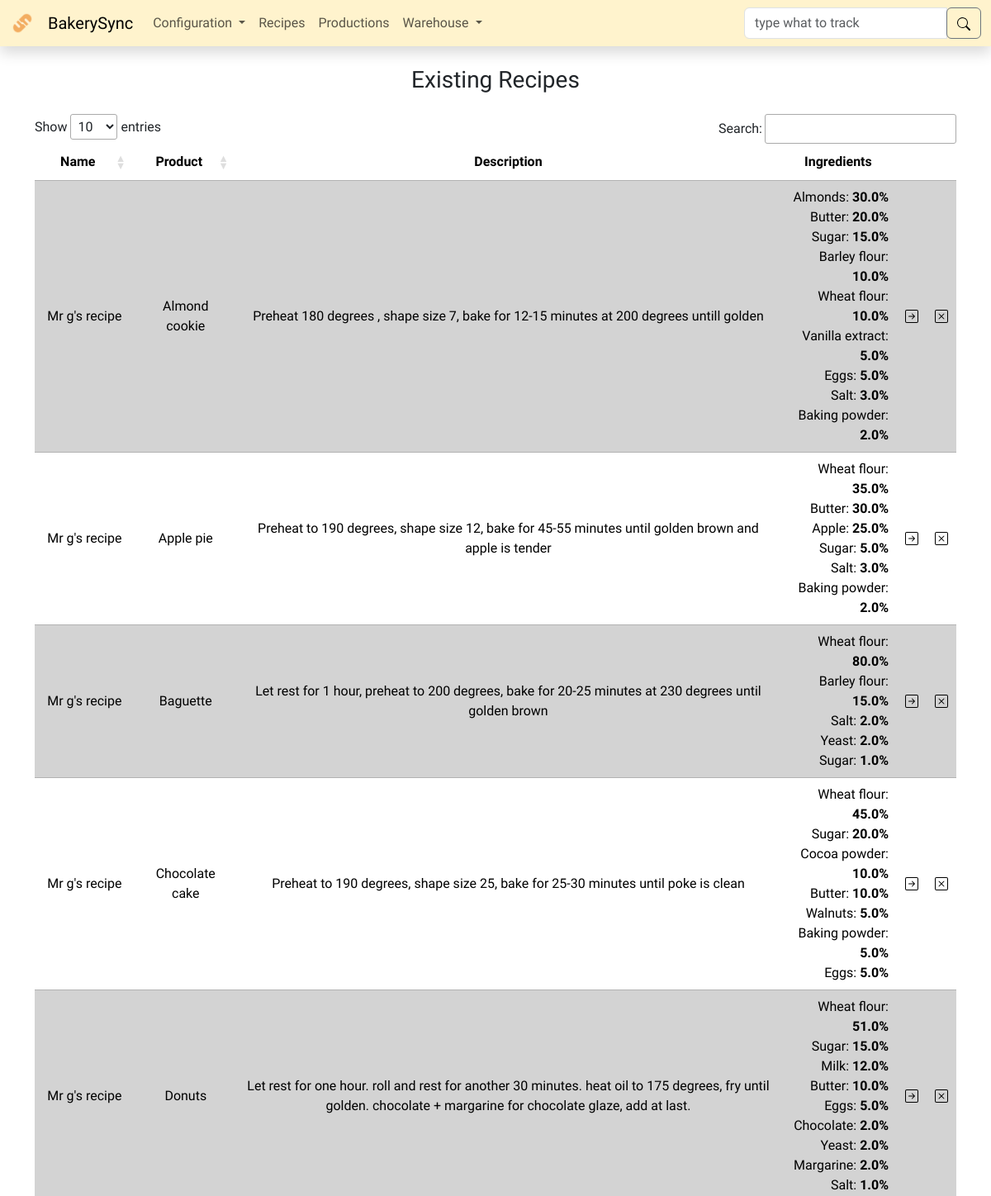
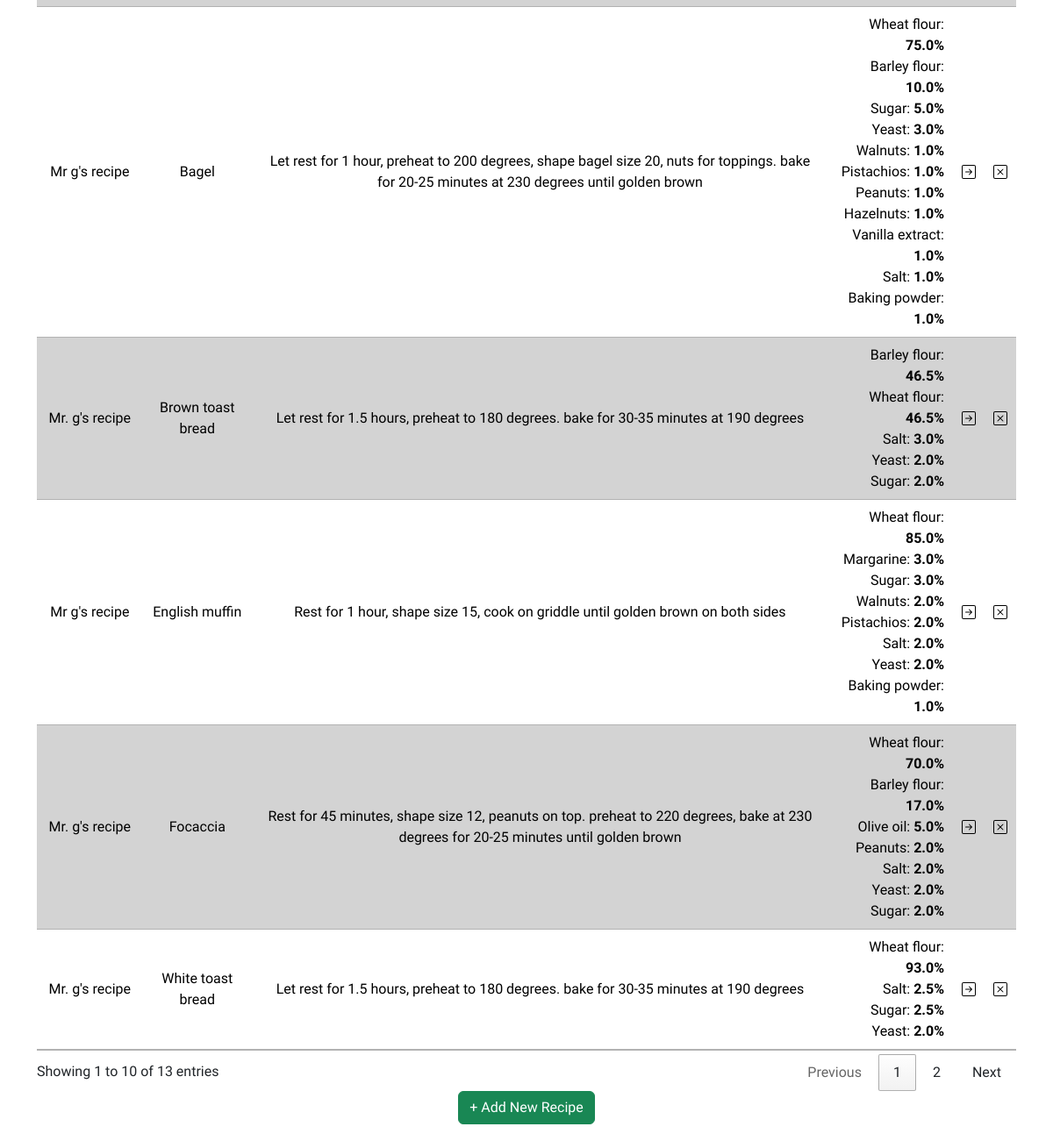
The app's page /recipes/ with its own data (2 pictures, top to bottom).
### models.py (models this page shows, shortened)
class BaseModel(db.Model):
    __abstract__ = True
    id = db.Column(db.Integer, primary_key=True)

class Recipe(BaseModel):
    name = db.Column(db.String(255), nullable=False)
    description = db.Column(db.String(255))
    product = db.Column(db.Integer, db.ForeignKey(
        ProductType.id), nullable=False)
    ingredients = db.relationship(
        'IngredientType',
        secondary=recipe_ingredient_association,
        back_populates='recipes'
    )
    productions = db.relationship('Production', backref='recipe')
    def getp(self, ingredient_type_id):
        association = db.session.query(recipe_ingredient_association).filter(
            recipe_ingredient_association.c.recipe_id == self.id,
            recipe_ingredient_association.c.ingredient_type == ingredient_type_id
        ).first()
        if association:
            return round(association.quantity_percent, 2)
        return 0

class ProductType(BaseModel):
    name = db.Column(db.String(255), unique=True, nullable=False)
    productions = db.relationship('Production', backref='type')
    recipes = db.relationship('Recipe', backref='type')

class IngredientType(BaseModel):
    name = db.Column(db.String(255), unique=True, nullable=False)
    arrivals = db.relationship('IngredientArrival', backref='type')
    recipes = db.relationship(
        'Recipe', secondary=recipe_ingredient_association, back_populates='ingredients')

### routes/recipes.py (the view)
@recipes_bp.route('/', methods=['GET', 'POST'])
def recipes():
    if request.method == 'POST':
        try:
            recipe_name = request.form['recipe_name'].capitalize()
            description = request.form['description']
            ptype = request.form['product']
            itypes = IngredientType.query.all()
            itype_percents = {}
            for itype in itypes:
                try:
                    itype_percent = float(request.form.get(itype.name, 0.0))
                except ValueError:
                    itype_percent = 0.0
                itype_percents[itype.name] = itype_percent
        except Exception as e:
            flash(f'Invalid data input! - Error: {str(e)}', 'warning')
            return redirect(url_for('recipes.recipes'))
        if recipe_name and ptype:
            try:
                product = ProductType.query.get(ptype)
            except:
                flash('Invalid product input!', 'warning')
                return redirect(url_for('recipes.recipes'))
        else:
            flash('Invalid data input!', 'warning')
            return redirect(url_for('recipes.recipes'))
        if sum(itype_percents.values()) != 100:
            flash(
                f'Invalid data input, percentages sum shouldbe 100 not {sum(itype_percents.values())}', 'warning')
            return redirect(url_for('recipes.recipes'))
        new_recipe = Recipe(
            name=recipe_name,
            description=description,
            product=ptype,
        )
        duplicate_recipe = Recipe.query.filter_by(
            name=recipe_name, product=ptype).first()
        if duplicate_recipe:
            flash(
                f'Can not add another recipe with the same name {recipe_name} for product {ptype}. Recipe names must all be unique for each production.', 'warning')
            return redirect(url_for('recipes.recipes'))
        try:
            db.session.add(new_recipe)
            db.session.commit()
        except Exception as e:
            if 'UNIQUE constraint failed' in str(e):
                flash(
                    f'Can not add another recipe with the same name {recipe_name}. Recipe name must be unique.', 'warning')
            else:
                flash(f'Error: {str(e)}', 'warning')
            db.session.rollback()  # Rollback any changes to the database
            return redirect(url_for('recipes.recipes'))
        try:
            insertions = []
            for itype in itypes:
                ing_percent = float(itype_percents[itype.name])
                if ing_percent != 0.0:
                    insertions.append(recipe_ingredient_association.insert().values(
                        recipe_id=new_recipe.id, ingredient_type=itype.id, quantity_percent=ing_percent))
            for insertion in insertions:
                db.session.execute(insertion)
            db.session.commit()
            flash('New recipe added successfully', 'success')
            return redirect(url_for('recipes.recipes'))
        except Exception as e:
            flash(f'Error: {str(e)}', 'warning')
            db.session.rollback()
            db.session.delete(new_recipe)
            db.session.commit()
            return redirect(url_for('recipes.recipes'))
    else:
        recipes = Recipe.query.all()
        ptypes = ProductType.query.all()
        itypes = IngredientType.query.all()
        ingredients = db.session.query(recipe_ingredient_association).all()
        context = {
            'recipes': recipes,
            'ptypes': ptypes,
            'itypes': itypes,
            'ingredients': ingredients}
    return render_template('recipes.html', **context)

### app.py (called while the page is built)
@app.after_request
def after_request(response):
    response.headers["Cache-Control"] = "no-cache, no-store, must-revalidate"
    response.headers["Expires"] = 0
    response.headers["Pragma"] = "no-cache"
    return response

@app.template_filter('escape_html')
def escape_html_filter(s):
    result = ""
    for c in s:
        if c in ["'", '"']:
            result += "\\" + c
        else:
            result += c
    return result

@app.template_filter('sortgetp')
def sortgetp(ingredients, recipe):
    return sorted(ingredients, key=lambda x: recipe.getp(x.id))

### templates/recipes.html (shortened to what this page needs)
{% extends "layout.html" %}
{%block main %}
<div class="container mx-auto text-center">
  <h3 class="my-4">Existing Recipes</h3>
  <table id="recipe_table" class="table table-striped w-auto mx-auto">
    <thead>
      <tr>
        <th>Name</th>
        <th>Product</th>
        <th>Description</th>
        <th>Ingredients</th>
        <th></th>
        <th></th>
      </tr>
    </thead>
    <tbody>
      {% for recipe in recipes %}
      <tr>
        <td>{{ recipe.name }}</td>
        <td>{{ recipe.type.name }}</td>
        <td>{{ recipe.description }}</td>
        <td class="text-end">
          {% set sorted_ingredients = recipe.ingredients|list|sortgetp(recipe)|reverse %} {% for
          ingredient in sorted_ingredients %} {{ ingredient.name }}:
          <strong>{{ recipe.getp(ingredient.id) }}%</strong><br />
          {% endfor %}
        </td>
        <td>
          <form action="{{ url_for('recipes.track') }}" method="post">
            <input
              type="image"
              src="/static/icons/arrow-right-square.svg"
              alt="track"
              name="recipe_track"
              title="Track {{ recipe.name }}"
            />
          </form>
        </td>
        <td>
          <form
            id="del-{{recipe.id}}"
            action="{{ url_for('recipes.delete_recipe') }}"
            method="post"
          >
            <img
              src="/static/icons/x-square.svg"
              alt="delete"
              name="recipe_delete"
              type="submit"
              title="Delete {{ recipe.name }}"
              onclick="return confirmDelete('del-{{recipe.id}}', '{{ recipe.name|escape_html }} recipe for {{ recipe.type.name|escape_html }}');"
            />
          </form>
        </td>
      </tr>
      {% endfor %}
    </tbody>
  </table>
  <button
    class="btn btn-success"
    type="button"
    data-bs-toggle="offcanvas"
    data-bs-target="#AddCanvas"
    aria-controls="AddCanvas"
  >
    + Add New Recipe
  </button>
</div>
{% endblock %}

### static/styles.css (style rules this page uses)
body { font-family: "Dosis", sans-serif; }
table input { border: none; background: transparent; padding: 0; vertical-align: middle; }
td form, td strong { display: inline; }
table.dataTable thead th, table.dataTable thead td, table.dataTable tfoot th, table.dataTable tfoot td { text-align: center; }
.table { --bs-table-striped-bg: lightgray; }
td { vertical-align: middle; }

### records on screen
Recipe: name "Mr g's recipe", type.name "Almond cookie", description "Preheat 180 degrees , shape size 7, bake for 12-15 minutes at 200 degrees untill golden"
IngredientType: name "Almonds", getp "30.0"
IngredientType: name "Butter", getp "20.0", getp "30.0", getp "10.0"
IngredientType: name "Sugar", getp "15.0", getp "5.0", getp "1.0", getp "20.0", getp "2.0", getp "3.0", getp "2.5"
IngredientType: name "Barley flour", getp "10.0", getp "15.0", getp "46.5", getp "17.0"
IngredientType: name "Wheat flour", getp "10.0", getp "35.0", getp "80.0", getp "45.0", getp "51.0", getp "75.0", getp "46.5", getp "85.0", getp "70.0", getp "93.0"
IngredientType: name "Vanilla extract", getp "5.0", getp "1.0"
IngredientType: name "Eggs", getp "5.0"
IngredientType: name "Salt", getp "3.0", getp "2.0", getp "1.0", getp "2.5"
IngredientType: name "Baking powder", getp "2.0", getp "5.0", getp "1.0"
Recipe: name "Mr g's recipe", type.name "Apple pie", description "Preheat to 190 degrees, shape size 12, bake for 45-55 minutes until golden brown and apple is tender", getp "2.0"
IngredientType: name "Apple", getp "25.0"
Recipe: name "Mr g's recipe", type.name "Baguette", description "Let rest for 1 hour, preheat to 200 degrees, bake for 20-25 minutes at 230 degrees until golden brown"
IngredientType: name "Yeast", getp "2.0", getp "3.0"
Recipe: name "Mr g's recipe", type.name "Chocolate cake", description "Preheat to 190 degrees, shape size 25, bake for 25-30 minutes until poke is clean"
IngredientType: name "Cocoa powder", getp "10.0"
IngredientType: name "Walnuts", getp "5.0", getp "1.0", getp "2.0"
Recipe: name "Mr g's recipe", type.name "Donuts", description "Let rest for one hour. roll and rest for another 30 minutes. heat oil to 175 degrees, fry until golden. chocolate + margarine for chocolate glaze, add at last."
IngredientType: name "Milk", getp "12.0"
IngredientType: name "Chocolate", getp "2.0"
IngredientType: name "Margarine", getp "2.0", getp "3.0"
Recipe: name "Mr g's recipe", type.name "Bagel", description "Let rest for 1 hour, preheat to 200 degrees, shape bagel size 20, nuts for toppings. bake for 20-25 minutes at 230 degrees until golden brown"
IngredientType: name "Pistachios", getp "1.0", getp "2.0"
IngredientType: name "Peanuts", getp "1.0", getp "2.0"
IngredientType: name "Hazelnuts", getp "1.0"
Recipe: name "Mr. g's recipe", type.name "Brown toast bread", description "Let rest for 1.5 hours, preheat to 180 degrees. bake for 30-35 minutes at 190 degrees"
Recipe: name "Mr g's recipe", type.name "English muffin", description "Rest for 1 hour, shape size 15, cook on griddle until golden brown on both sides"
Recipe: name "Mr. g's recipe", type.name "Focaccia", description "Rest for 45 minutes, shape size 12, peanuts on top. preheat to 220 degrees, bake at 230 degrees for 20-25 minutes until golden brown"
IngredientType: name "Olive oil", getp "5.0"
Recipe: name "Mr. g's recipe", type.name "White toast bread", description "Let rest for 1.5 hours, preheat to 180 degrees. bake for 30-35 minutes at 190 degrees"
